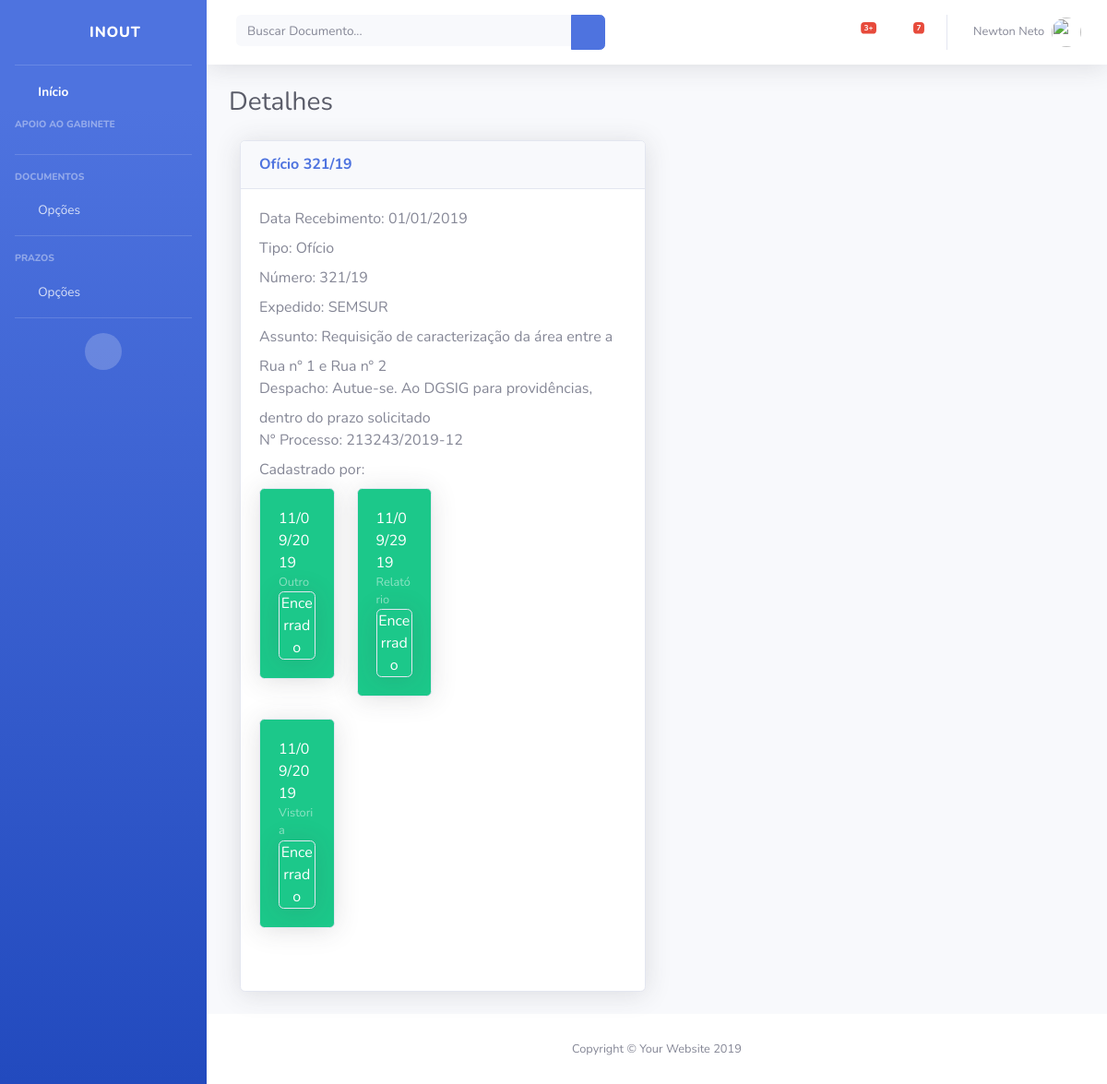
Page /9/detalhesdocumento.html on the committed database.
### inout/models.py (models this page shows, shortened)
class Documento(models.Model):
	data_de_entrada = models.DateTimeField('Data de Entrada')
	tipo_de_documento = models.CharField(max_length = 30)
	numero_do_documento = models.CharField(max_length = 30)
	orgao_expedidor_do_documento = models.CharField(max_length = 150)
	assunto_do_documento = models.CharField(max_length = 1000)
	despacho_do_documento = models.CharField(max_length = 200)
	numero_do_processo = models.CharField(max_length = 30)

class Prazo(models.Model):
	documento = models.ForeignKey(Documento, on_delete = models.CASCADE)
	tipo_de_prazo = models.CharField(max_length = 20)
	data_do_prazo = models.DateTimeField('Prazo')
	prazo_encerrado = models.BooleanField(default = False)

### inout/views.py (the view)
# urls.py: path('<int:documento_id>/detalhesdocumento', views.detalhesdocumento, name = 'detalhesdocumento'),
def detalhesdocumento(request, documento_id):
	try:
		documento = Documento.objects.get(pk = documento_id)
		contexto = {
			'documento': documento,
			'data_de_hoje': datetime.date.today(),
		}
	except Documento.DoesNotExist:
		raise Http404("Documento não ecziste")
	return render(request, 'inout/detalhesdocumento.html', contexto)

### inout/templates/inout/detalhesdocumento.html (shortened to what this page needs)
{% load staticfiles %}
{% include "header.html" %}
        <div class="container-fluid">
          <h1 class="h3 mb-4 text-gray-800">Detalhes</h1>
          <div class="col-lg-6 mb-4">
            <div class="card shadow mb-4">
              <div class="card-header py-3">
                <h6 class="m-0 font-weight-bold text-primary">{{ documento.tipo_de_documento }} {{ documento.numero_do_documento }}</h6>
              </div>
              <div class="card-body">
                {% if documento %}
                  <label>Data Recebimento: </label> {{ documento.data_de_entrada|date:'d/m/Y' }}
                  <br/>
                  <label>Tipo: </label> {{ documento.tipo_de_documento }}
                  <br/>
                  <label>Número: </label> {{ documento.numero_do_documento }}
                  <br/>
                  <label>Expedido: </label> {{ documento.orgao_expedidor_do_documento }}
                  <br/>
                  <label>Assunto: </label> {{ documento.assunto_do_documento }}
                  <br/>
                  <label>Despacho: </label> {{ documento.despacho_do_documento }}
                  <br/>
                  <label>N° Processo: </label> {{ documento.numero_do_processo }}
                  <br/>
                  <label>Cadastrado por: </label>
                  <br/>
                  <div class="row">
                    <div class="col-lg-6 mb-4">
                      <div class="row">
                      {% for prazo in documento.prazo_set.all %}
                        <div class="col-lg-6 mb-4">
                          {% if prazo.prazo_encerrado == True %}
                            <div class="card bg-success text-white shadow">
                              <div class="card-body">
                                {{ prazo.data_do_prazo|date:'d/m/Y' }}
                              <div class="text-white-50 small">{{ prazo.tipo_de_prazo }}</div>
                              <span class="bg-success card text-white shadow centralizaTexto" />Encerrado</span>
                              </div>
                            </div>
                          {% endif %}
                        </div>
                      {% endfor %}
                      </div>
                    </div>
                  </div>
                {% endif %}
              </div>
            </div>
          </div>
        </div>
      </div>
{% include "footer.html" %}

### inout/static/css/principal.css (style rules this page uses)
.centralizaTexto { text-align: center; }

### rows in the picture
Documento: tipo_de_documento "Ofício", numero_do_documento "321/19", data_de_entrada "01/01/2019", orgao_expedidor_do_documento "SEMSUR", assunto_do_documento "Requisição de caracterização da área entre a Rua n° 1 e Rua n° 2", despacho_do_documento "Autue-se. Ao DGSIG para providências, dentro do prazo solicitado", numero_do_processo "213243/2019-12"
Prazo: data_do_prazo "11/09/2019", tipo_de_prazo "Outro"
Prazo: data_do_prazo "11/09/2919", tipo_de_prazo "Relatório"
Prazo: data_do_prazo "11/09/2019", tipo_de_prazo "Vistoria"
